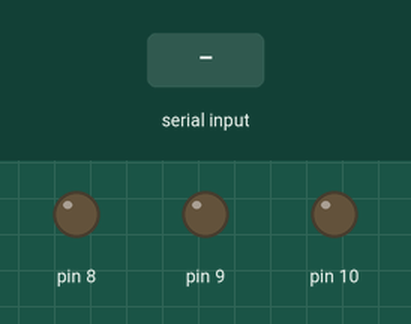
The sketch below on a simulated Arduino Uno, built with avr-gcc and run on an emulated ATmega328P. On the bench: output pins drawn as LEDs (lit = HIGH). The test bench sets the inputs (shaded band).

Above: at 1.2 s.
1.3 s: "1" received over Serial
At 2.1 s:
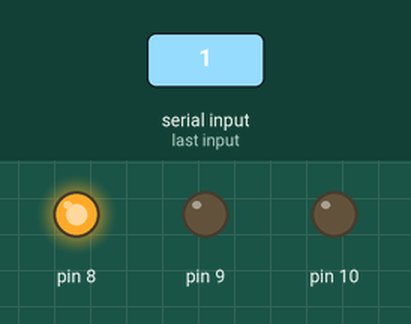
2.8 s: "2" received over Serial
At 3.2 s:
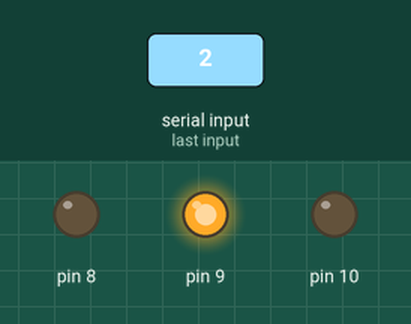
4.3 s: "0" received over Serial
At 5.6 s:
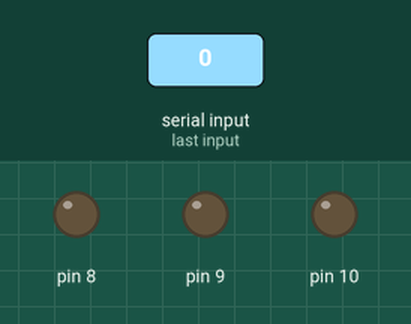
Timing chart, 0 to 7.3 s (numbered marks = the images above; inputs shaded):
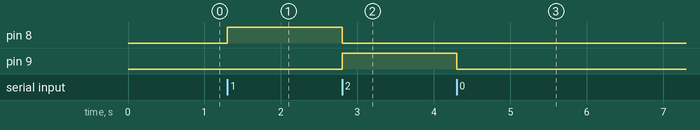

Measured:
- after the input at 1.3 s, pin 8: LOW → HIGH at once
- after the input at 2.8 s, pin 8: HIGH → LOW at once; pin 9: LOW → HIGH at once
- after the input at 4.3 s, pin 9: HIGH → LOW at once

The sketch:

arduino.ino
```cpp
void setup() {
  // initialize the USART
  Serial.begin(9600);

  // initialize the led pins
  pinMode(8, OUTPUT);
  pinMode(9, OUTPUT);
  pinMode(10, OUTPUT);

  // wait until the USART has been initialized
  while(!Serial);
}

void loop() {
  // wait for and read the next char
  char c = Serial.read();

  // change the leds to the selected value, if the char was between '0' and '7'
  if(c >= '0' && c <= '7'){
    digitalWrite(8, c & 1);
    digitalWrite(9, (c >> 1) & 1);
    digitalWrite(10, (c >> 2) & 1);
  }
}
```
